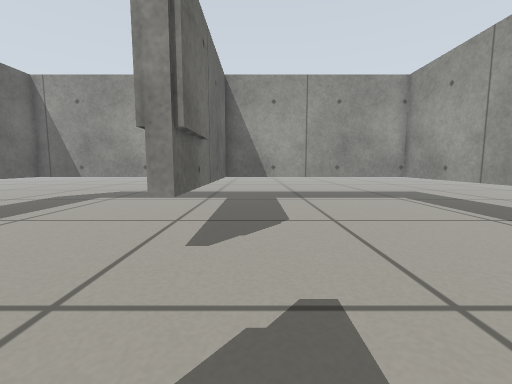
[1] (above)

12 first-person views from a walk through a world built for the Gazebo simulator. The camera is 0.35 m above the floor, tilts 6° down and sees 90° across. The floor is counted in squares, 0.2 m on a side. Each view is taken from the middle of a square. On the plan, view 1 faces up. The plan holds only what a view shows up to about 14 squares ahead; the rest is blank. Surface patterns are stand-ins for the level's own textures.

[2]
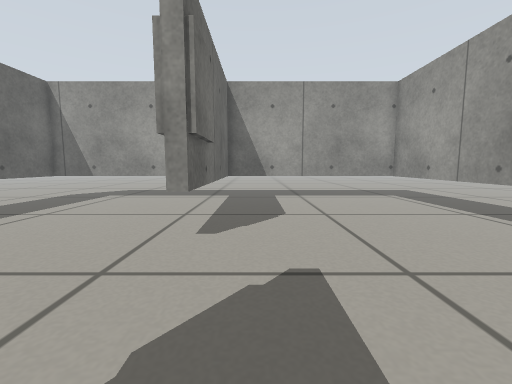

[3]
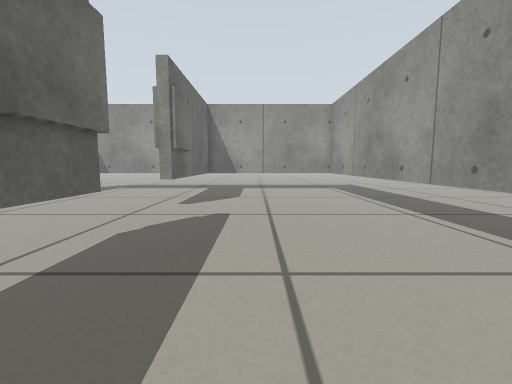

[4]
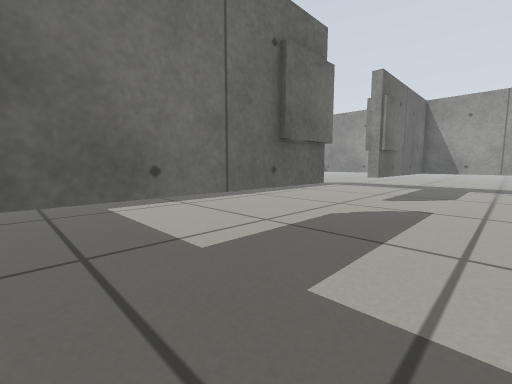

[5]
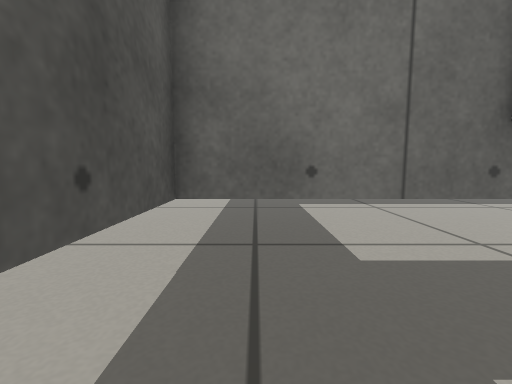

[6]
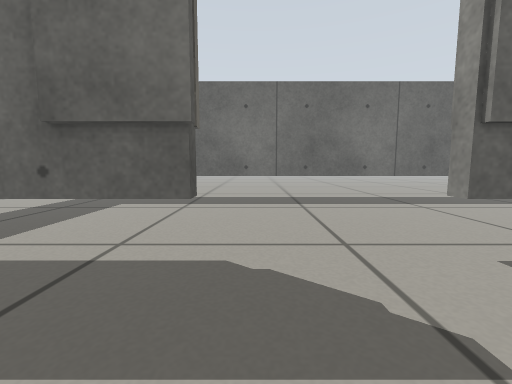

[7]
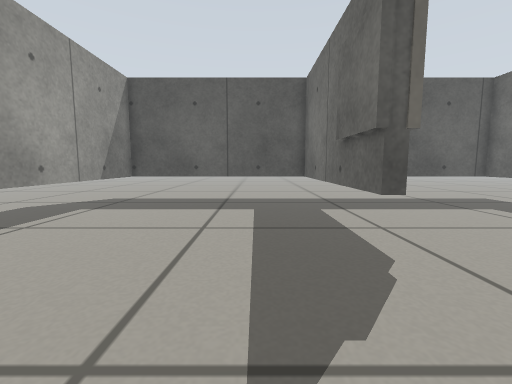

[8]
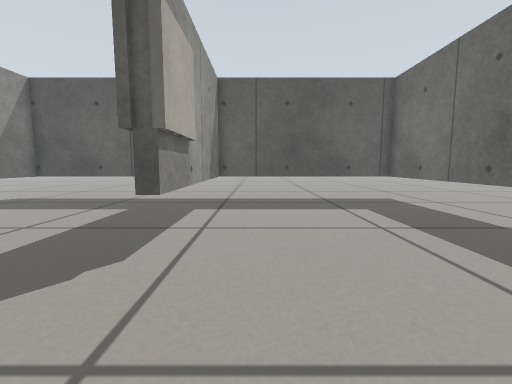

[9]
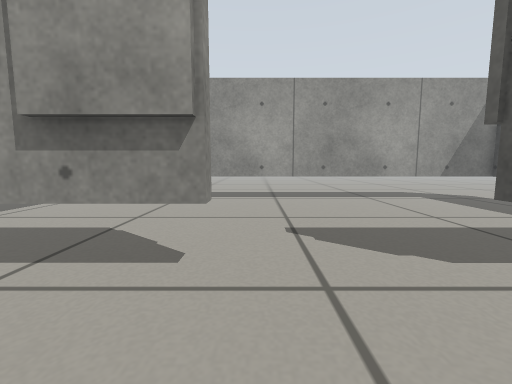

[10]
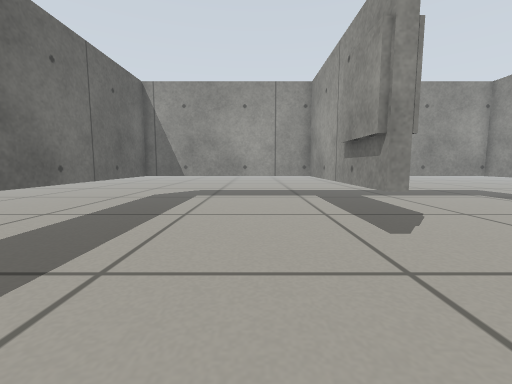

[11]
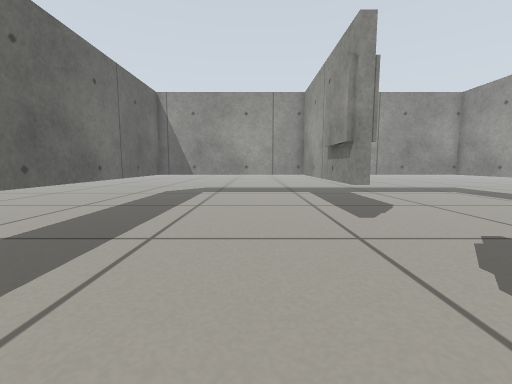

[12]
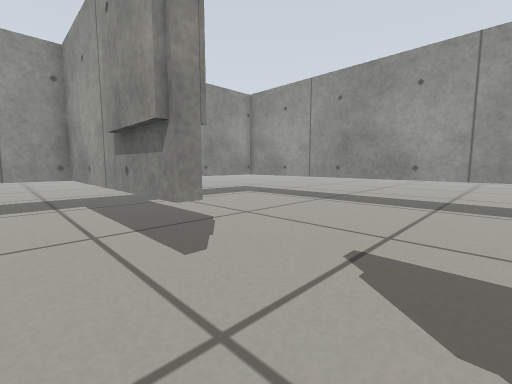

### Floor plan
Key: @ floor where view 1 was taken; # wall or solid block; . floor; T thing the floor can be seen under or through.
Columns run from 11 left of view 1 to 8 right of it. Each row starts with its distance up from view 1.
 13 ####################
 12 #........T.........#
 11 #........T.........#
 10 #........T.........#
  9 #........T.........#
  8 #........T.........#
  7 #........T.........#
  6 #........T.........#
  5 #........T.........#
  4 #..................#
  3 #..................#
  2 #..................#
  1 #..................#
  0 #..........@.......#
 -1 #........T.........#
 -2 #........T.........#
 -3 #........T.........#
 -4 #........T.........#
 -5 #........T.........#
 -6 #........T.........#
 -7 #........T.........#
 -8 #........T.........#
 -9 ####################

Where each view was taken, in squares from view 1:
view 1: 0 up, 0 right, facing up
view 2: 1 down, 0 right, facing up
view 3: 6 down, 2 right, facing up
view 4: 8 down, 3 right, facing up-left
view 5: 7 down, 3 right, facing left
view 6: 1 up, 3 right, facing left
view 7: 5 up, 1 right, facing down
view 8: 5 up, 4 left, facing down
view 9: 4 up, 6 left, facing right
view 10: 1 down, 5 left, facing up
view 11: 3 down, 5 left, facing up
view 12: 1 up, 4 left, facing up-right
